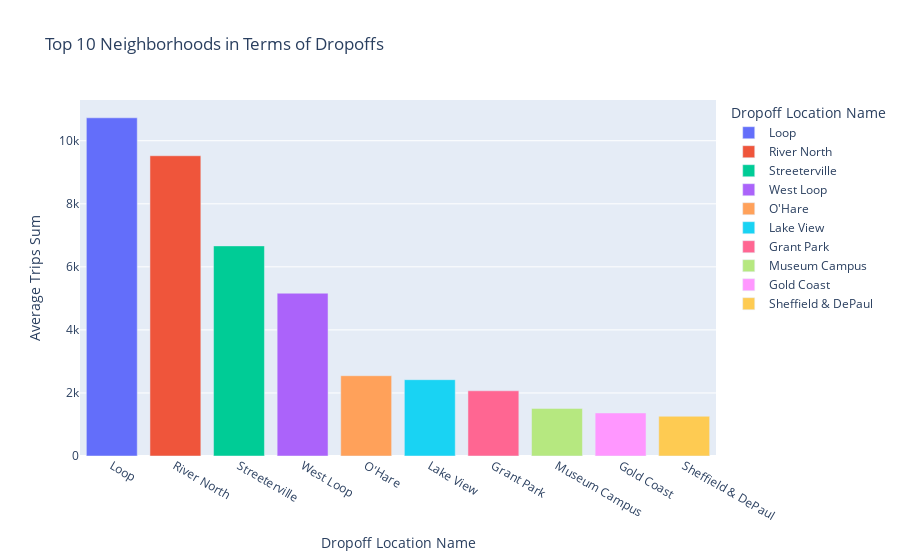

The notebook cell this image was saved under:
### Code cell
top_10_bar = px.bar(top_10_df, x='dropoff_location_name', y='average_trips_sum', labels={'dropoff_location_name': 'Dropoff Location Name', 'average_trips_sum': 'Average Trips Sum'},title='Top 10 Neighborhoods in Terms of Dropoffs', color='dropoff_location_name')

top_10_bar.show()

### Figure 1 — Plotly figure (JSON) as saved in the notebook; plotly's stock layout.template omitted (floating-point values rounded to 4 significant figures)
{"data": [{"alignmentgroup": "True", "hovertemplate": "Dropoff Location Name=%{x}<br>Average Trips Sum=%{y}<extra></extra>", "legendgroup": "Loop", "marker": {"color": "#636efa", "pattern": {"shape": ""}}, "name": "Loop", "offsetgroup": "Loop", "orientation": "v", "showlegend": true, "textposition": "auto", "type": "bar", "x": ["Loop"], "xaxis": "x", "y": [10730.0], "yaxis": "y"}, {"alignmentgroup": "True", "hovertemplate": "Dropoff Location Name=%{x}<br>Average Trips Sum=%{y}<extra></extra>", "legendgroup": "River North", "marker": {"color": "#EF553B", "pattern": {"shape": ""}}, "name": "River North", "offsetgroup": "River North", "orientation": "v", "showlegend": true, "textposition": "auto", "type": "bar", "x": ["River North"], "xaxis": "x", "y": [9524.0], "yaxis": "y"}, {"alignmentgroup": "True", "hovertemplate": "Dropoff Location Name=%{x}<br>Average Trips Sum=%{y}<extra></extra>", "legendgroup": "Streeterville", "marker": {"color": "#00cc96", "pattern": {"shape": ""}}, "name": "Streeterville", "offsetgroup": "Streeterville", "orientation": "v", "showlegend": true, "textposition": "auto", "type": "bar", "x": ["Streeterville"], "xaxis": "x", "y": [6665.0], "yaxis": "y"}, {"alignmentgroup": "True", "hovertemplate": "Dropoff Location Name=%{x}<br>Average Trips Sum=%{y}<extra></extra>", "legendgroup": "West Loop", "marker": {"color": "#ab63fa", "pattern": {"shape": ""}}, "name": "West Loop", "offsetgroup": "West Loop", "orientation": "v", "showlegend": true, "textposition": "auto", "type": "bar", "x": ["West Loop"], "xaxis": "x", "y": [5164.0], "yaxis": "y"}, {"alignmentgroup": "True", "hovertemplate": "Dropoff Location Name=%{x}<br>Average Trips Sum=%{y}<extra></extra>", "legendgroup": "O'Hare", "marker": {"color": "#FFA15A", "pattern": {"shape": ""}}, "name": "O'Hare", "offsetgroup": "O'Hare", "orientation": "v", "showlegend": true, "textposition": "auto", "type": "bar", "x": ["O'Hare"], "xaxis": "x", "y": [2547.0], "yaxis": "y"}, {"alignmentgroup": "True", "hovertemplate": "Dropoff Location Name=%{x}<br>Average Trips Sum=%{y}<extra></extra>", "legendgroup": "Lake View", "marker": {"color": "#19d3f3", "pattern": {"shape": ""}}, "name": "Lake View", "offsetgroup": "Lake View", "orientation": "v", "showlegend": true, "textposition": "auto", "type": "bar", "x": ["Lake View"], "xaxis": "x", "y": [2421.0], "yaxis": "y"}, {"alignmentgroup": "True", "hovertemplate": "Dropoff Location Name=%{x}<br>Average Trips Sum=%{y}<extra></extra>", "legendgroup": "Grant Park", "marker": {"color": "#FF6692", "pattern": {"shape": ""}}, "name": "Grant Park", "offsetgroup": "Grant Park", "orientation": "v", "showlegend": true, "textposition": "auto", "type": "bar", "x": ["Grant Park"], "xaxis": "x", "y": [2069.0], "yaxis": "y"}, {"alignmentgroup": "True", "hovertemplate": "Dropoff Location Name=%{x}<br>Average Trips Sum=%{y}<extra></extra>", "legendgroup": "Museum Campus", "marker": {"color": "#B6E880", "pattern": {"shape": ""}}, "name": "Museum Campus", "offsetgroup": "Museum Campus", "orientation": "v", "showlegend": true, "textposition": "auto", "type": "bar", "x": ["Museum Campus"], "xaxis": "x", "y": [1510], "yaxis": "y"}, {"alignmentgroup": "True", "hovertemplate": "Dropoff Location Name=%{x}<br>Average Trips Sum=%{y}<extra></extra>", "legendgroup": "Gold Coast", "marker": {"color": "#FF97FF", "pattern": {"shape": ""}}, "name": "Gold Coast", "offsetgroup": "Gold Coast", "orientation": "v", "showlegend": true, "textposition": "auto", "type": "bar", "x": ["Gold Coast"], "xaxis": "x", "y": [1364.0], "yaxis": "y"}, {"alignmentgroup": "True", "hovertemplate": "Dropoff Location Name=%{x}<br>Average Trips Sum=%{y}<extra></extra>", "legendgroup": "Sheffield & DePaul", "marker": {"color": "#FECB52", "pattern": {"shape": ""}}, "name": "Sheffield & DePaul", "offsetgroup": "Sheffield & DePaul", "orientation": "v", "showlegend": true, "textposition": "auto", "type": "bar", "x": ["Sheffield & DePaul"], "xaxis": "x", "y": [1260.0], "yaxis": "y"}], "layout": {"barmode": "relative", "legend": {"title": {"text": "Dropoff Location Name"}, "tracegroupgap": 0}, "title": {"text": "Top 10 Neighborhoods in Terms of Dropoffs"}, "xaxis": {"anchor": "y", "categoryarray": ["Loop", "River North", "Streeterville", "West Loop", "O'Hare", "Lake View", "Grant Park", "Museum Campus", "Gold Coast", "Sheffield & DePaul"], "categoryorder": "array", "domain": [0, 1], "title": {"text": "Dropoff Location Name"}}, "yaxis": {"anchor": "x", "domain": [0, 1], "title": {"text": "Average Trips Sum"}}}}
